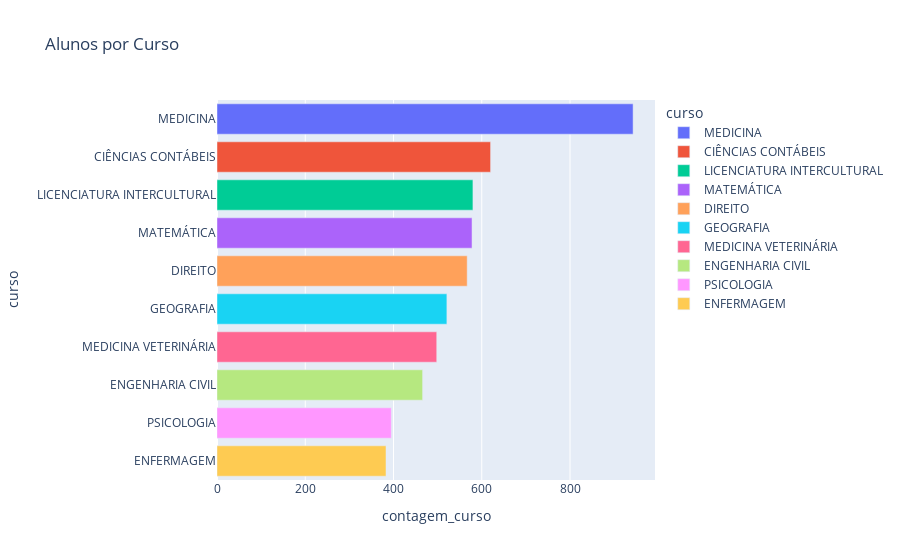

This figure's notebook cell:
### Markdown cell above
Top 10 Cursos com Mais Alunos

### Code cell
contagem_curso = tabela['curso'].value_counts()
print(contagem_curso)

tabela['contagem_curso'] = tabela.groupby('curso')['curso'].transform('count')
display(tabela)



import plotly.express as px 
contagem_curso = tabela['curso'].value_counts().reset_index()
contagem_curso.columns = ['curso', 'contagem_curso']

top = contagem_curso.head(10)
grafico = px.bar(top, x='contagem_curso', y='curso',title='Alunos por Curso',color= "curso")
grafico.update_layout(xaxis_tickformat=',')
grafico.show()

### Figure 1 — Plotly figure (JSON) as saved in the notebook; plotly's stock layout.template omitted (floating-point values rounded to 4 significant figures)
{"data": [{"alignmentgroup": "True", "hovertemplate": "curso=%{y}<br>contagem_curso=%{x}<extra></extra>", "legendgroup": "MEDICINA", "marker": {"color": "#636efa", "pattern": {"shape": ""}}, "name": "MEDICINA", "offsetgroup": "MEDICINA", "orientation": "h", "showlegend": true, "textposition": "auto", "type": "bar", "x": [943], "xaxis": "x", "y": ["MEDICINA"], "yaxis": "y"}, {"alignmentgroup": "True", "hovertemplate": "curso=%{y}<br>contagem_curso=%{x}<extra></extra>", "legendgroup": "CIÊNCIAS CONTÁBEIS", "marker": {"color": "#EF553B", "pattern": {"shape": ""}}, "name": "CIÊNCIAS CONTÁBEIS", "offsetgroup": "CIÊNCIAS CONTÁBEIS", "orientation": "h", "showlegend": true, "textposition": "auto", "type": "bar", "x": [620], "xaxis": "x", "y": ["CIÊNCIAS CONTÁBEIS"], "yaxis": "y"}, {"alignmentgroup": "True", "hovertemplate": "curso=%{y}<br>contagem_curso=%{x}<extra></extra>", "legendgroup": "LICENCIATURA INTERCULTURAL", "marker": {"color": "#00cc96", "pattern": {"shape": ""}}, "name": "LICENCIATURA INTERCULTURAL", "offsetgroup": "LICENCIATURA INTERCULTURAL", "orientation": "h", "showlegend": true, "textposition": "auto", "type": "bar", "x": [580], "xaxis": "x", "y": ["LICENCIATURA INTERCULTURAL"], "yaxis": "y"}, {"alignmentgroup": "True", "hovertemplate": "curso=%{y}<br>contagem_curso=%{x}<extra></extra>", "legendgroup": "MATEMÁTICA", "marker": {"color": "#ab63fa", "pattern": {"shape": ""}}, "name": "MATEMÁTICA", "offsetgroup": "MATEMÁTICA", "orientation": "h", "showlegend": true, "textposition": "auto", "type": "bar", "x": [578], "xaxis": "x", "y": ["MATEMÁTICA"], "yaxis": "y"}, {"alignmentgroup": "True", "hovertemplate": "curso=%{y}<br>contagem_curso=%{x}<extra></extra>", "legendgroup": "DIREITO", "marker": {"color": "#FFA15A", "pattern": {"shape": ""}}, "name": "DIREITO", "offsetgroup": "DIREITO", "orientation": "h", "showlegend": true, "textposition": "auto", "type": "bar", "x": [567], "xaxis": "x", "y": ["DIREITO"], "yaxis": "y"}, {"alignmentgroup": "True", "hovertemplate": "curso=%{y}<br>contagem_curso=%{x}<extra></extra>", "legendgroup": "GEOGRAFIA", "marker": {"color": "#19d3f3", "pattern": {"shape": ""}}, "name": "GEOGRAFIA", "offsetgroup": "GEOGRAFIA", "orientation": "h", "showlegend": true, "textposition": "auto", "type": "bar", "x": [521], "xaxis": "x", "y": ["GEOGRAFIA"], "yaxis": "y"}, {"alignmentgroup": "True", "hovertemplate": "curso=%{y}<br>contagem_curso=%{x}<extra></extra>", "legendgroup": "MEDICINA VETERINÁRIA", "marker": {"color": "#FF6692", "pattern": {"shape": ""}}, "name": "MEDICINA VETERINÁRIA", "offsetgroup": "MEDICINA VETERINÁRIA", "orientation": "h", "showlegend": true, "textposition": "auto", "type": "bar", "x": [498], "xaxis": "x", "y": ["MEDICINA VETERINÁRIA"], "yaxis": "y"}, {"alignmentgroup": "True", "hovertemplate": "curso=%{y}<br>contagem_curso=%{x}<extra></extra>", "legendgroup": "ENGENHARIA CIVIL", "marker": {"color": "#B6E880", "pattern": {"shape": ""}}, "name": "ENGENHARIA CIVIL", "offsetgroup": "ENGENHARIA CIVIL", "orientation": "h", "showlegend": true, "textposition": "auto", "type": "bar", "x": [466], "xaxis": "x", "y": ["ENGENHARIA CIVIL"], "yaxis": "y"}, {"alignmentgroup": "True", "hovertemplate": "curso=%{y}<br>contagem_curso=%{x}<extra></extra>", "legendgroup": "PSICOLOGIA", "marker": {"color": "#FF97FF", "pattern": {"shape": ""}}, "name": "PSICOLOGIA", "offsetgroup": "PSICOLOGIA", "orientation": "h", "showlegend": true, "textposition": "auto", "type": "bar", "x": [395], "xaxis": "x", "y": ["PSICOLOGIA"], "yaxis": "y"}, {"alignmentgroup": "True", "hovertemplate": "curso=%{y}<br>contagem_curso=%{x}<extra></extra>", "legendgroup": "ENFERMAGEM", "marker": {"color": "#FECB52", "pattern": {"shape": ""}}, "name": "ENFERMAGEM", "offsetgroup": "ENFERMAGEM", "orientation": "h", "showlegend": true, "textposition": "auto", "type": "bar", "x": [383], "xaxis": "x", "y": ["ENFERMAGEM"], "yaxis": "y"}], "layout": {"barmode": "relative", "legend": {"title": {"text": "curso"}, "tracegroupgap": 0}, "title": {"text": "Alunos por Curso"}, "xaxis": {"anchor": "y", "domain": [0, 1], "tickformat": ",", "title": {"text": "contagem_curso"}}, "yaxis": {"anchor": "x", "categoryarray": ["ENFERMAGEM", "PSICOLOGIA", "ENGENHARIA CIVIL", "MEDICINA VETERINÁRIA", "GEOGRAFIA", "DIREITO", "MATEMÁTICA", "LICENCIATURA INTERCULTURAL", "CIÊNCIAS CONTÁBEIS", "MEDICINA"], "categoryorder": "array", "domain": [0, 1], "title": {"text": "curso"}}}}
